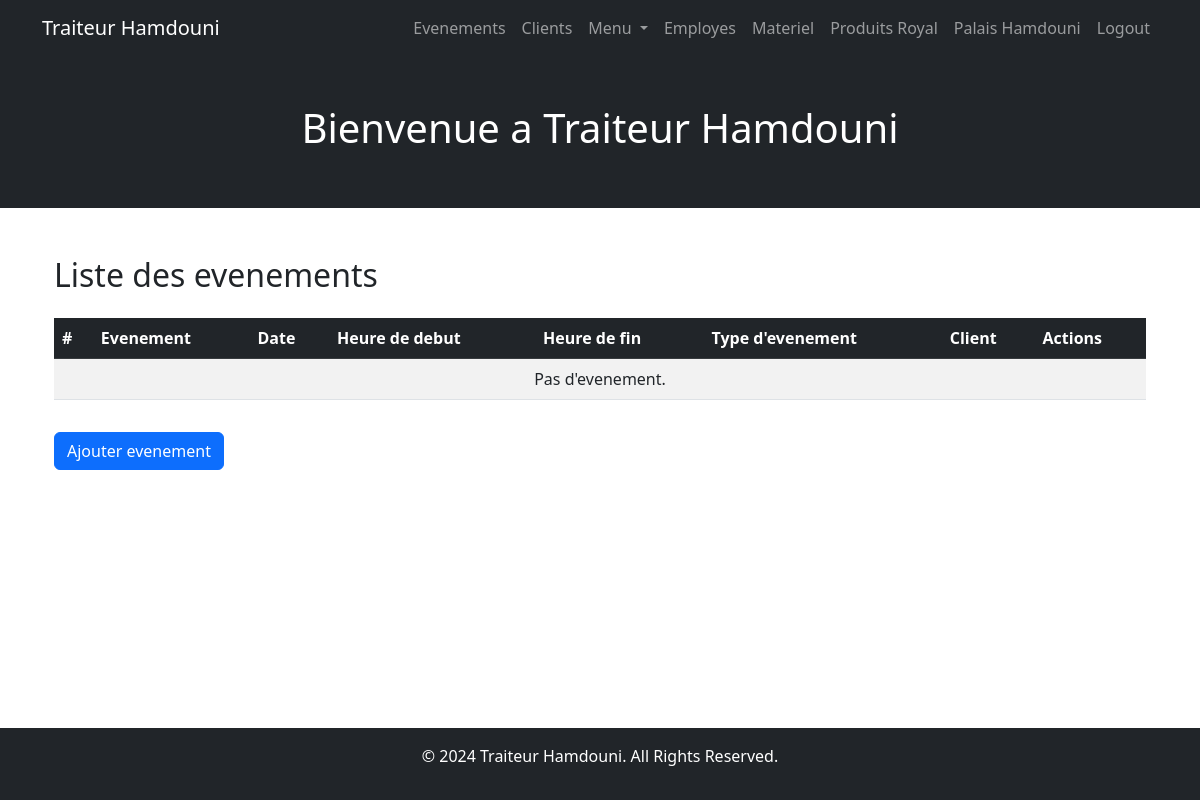
Page /events/ (signed in) on the earlier database version.
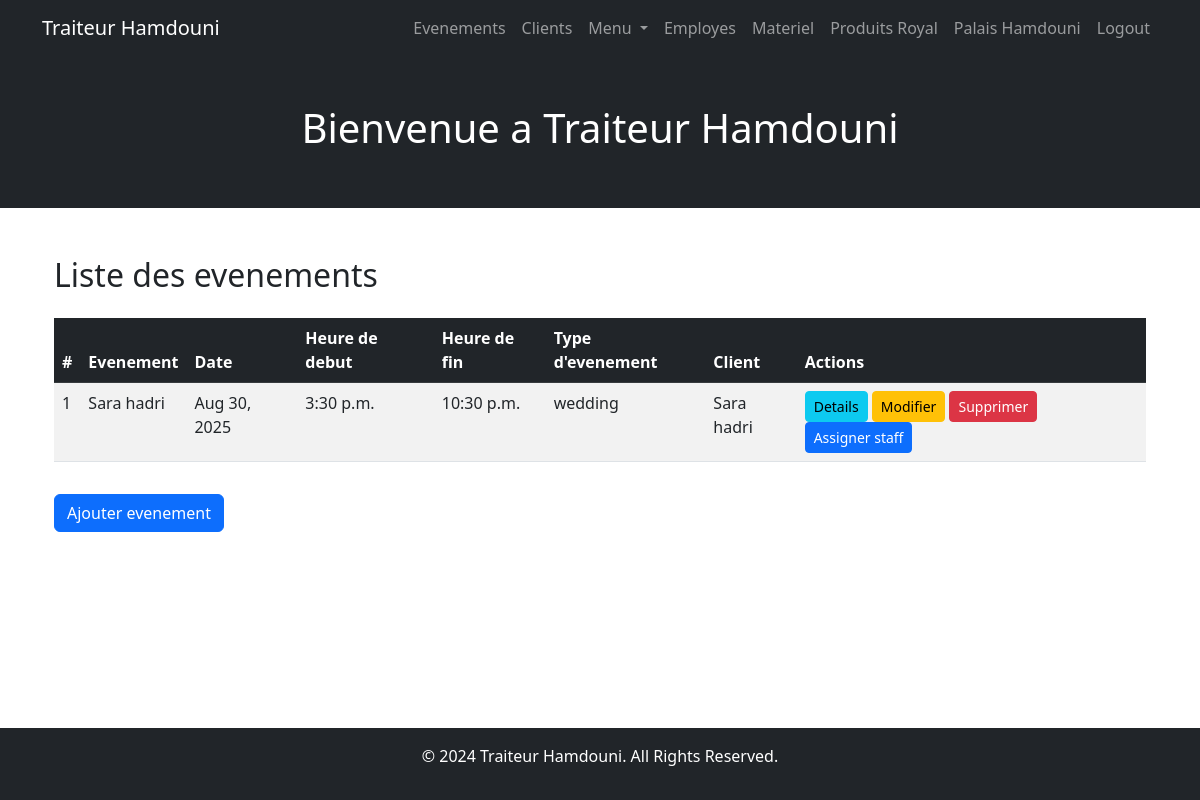
Same page on the later database version.
### events/models.py (models this page shows, shortened)
class Event(models.Model):
    EVENT_TYPES = [
        ('wedding', 'Mariage'),
        ('corporate', 'Événement d\'entreprise'),
        ('birthday', 'Anniversaire'),
        ('private', 'Fête privée'),
        ('engagement', 'Fiançailles'),
        ('baptism', 'Baptême'),
        ('marriage_signature', 'Signature d\'acte de mariage'),
        ('family_reunion', 'Réunion de famille'),
        ('conference', 'Conférence'),
        ('charity_event', 'Événement caritatif'),
        ('graduation', 'Remise de diplômes'),
        ('baby_shower', 'Fête de naissance'),
        ('festival', 'Festival'),
        ('exhibition', 'Exposition'),
        ('concert', 'Concert'),
        ('anniversary', 'Anniversaire de mariage'),
        ('new_year', 'Nouvel An'),
        ('retirement', 'Départ à la retraite'),
    ]
    PAYMENT_STATUS_CHOICES = [
        ('pending', 'En attente'),
        ('partial', 'Avance'),
        ('paid', 'Payé'),
    ]
    EVENT_STATUS_CHOICES = [
        ('scheduled', 'Programmé'),
        ('completed', 'Terminé'),
        ('cancelled', 'Annulé'),
    ]
    name = models.CharField(max_length=255, verbose_name="Event Name")
    date = models.DateField(verbose_name="Event Date")
    start_time = models.TimeField(verbose_name="Start Time")
    end_time = models.TimeField(verbose_name="End Time")
    event_type = models.CharField(max_length=50, choices=EVENT_TYPES, blank=True, verbose_name="Event Type")
    client = models.ForeignKey(Customer, on_delete=models.CASCADE, related_name="events")
    number_of_guests = models.PositiveIntegerField(blank=True, null=True, verbose_name="Number of Guests")
    venue_name = models.CharField(max_length=255, blank=True, verbose_name="Venue Name")
    venue_address = models.TextField(blank=True, verbose_name="Venue Address")
    venue_contact = models.CharField(max_length=20, verbose_name="Venue Contact", blank=True, null=True)
    selected_dishes = models.ManyToManyField(Dish, related_name="events", verbose_name="Selected Dishes")
    selected_products = models.ManyToManyField(
        "products.Product",  # Use string reference to avoid circular import
        through="EventProduct",
        related_name="events",
        verbose_name="Selected Products",
    )
    assigned_staff = models.ManyToManyField(Employee, related_name="assigned_events", blank=True)
    decorations_required = models.BooleanField(default=False, verbose_name="Decorations Required")
    logistics_notes = models.TextField(blank=True, null=True, verbose_name="Logistics Notes")
    price_per_table = models.DecimalField(max_digits=10, decimal_places=2, blank=True, verbose_name="Price per Table", default=0.00)
    number_of_tables = models.PositiveIntegerField(verbose_name="Number of Tables", blank=True, default=0)
    price_of_decoration = models.DecimalField(max_digits=10, decimal_places=2, blank=True, verbose_name="Price of Decoration", default=0.00)
    price_of_extras = models.DecimalField(max_digits=10, decimal_places=2, blank=True, verbose_name="Price of Extras", default=0.00)
    event_cost = models.DecimalField(max_digits=10, decimal_places=2, verbose_name="Event Cost", default=0.00, blank=True)
    amount_paid = models.DecimalField(max_digits=10, decimal_places=2, verbose_name="Amount Paid", default=0.00)
    payment_status = models.CharField(max_length=20, choices=PAYMENT_STATUS_CHOICES, default='pending', verbose_name="Payment Status")
    event_status = models.CharField(max_length=20, choices=EVENT_STATUS_CHOICES, default='scheduled', blank=True, verbose_name="Event Status")
    event_notes = models.TextField(blank=True, null=True, verbose_name="Event Notes")

### client/models.py (models this page shows)
class Customer(models.Model):
    full_name = models.CharField(max_length=255, verbose_name="Full Name")
    phone_number = models.CharField(max_length=15, verbose_name="Phone Number")
    address = models.TextField(verbose_name="Address")
    def __str__(self):
        return self.full_name

### events/views.py (the view)
# urls.py: path('', event_list, name='event_list'),
def event_list(request):
    events = Event.objects.all()
    return render(request, 'events/event_list.html', {'events': events})

### events/templates/events/event_list.html (shortened to what this page needs)
{% extends 'base.html' %}
{% block content %}
<div class="container mt-4">
    <h2 class="mb-4">Liste des evenements</h2>
    <table class="table table-striped">
        <thead class="table-dark">
            <tr>
                <th>#</th>
                <th>Evenement</th>
                <th>Date</th>
                <th>Heure de debut</th>
                <th>Heure de fin</th>
                <th>Type d'evenement</th>
                <th>Client</th>
                <th>Actions</th>
            </tr>
        </thead>
        <tbody>
            {% for event in events %}
            <tr>
                <td>{{ forloop.counter }}</td>
                <td>{{ event.name }}</td>
                <td>{{ event.date|date:"M d, Y" }}</td>
                <td>{{ event.start_time|time:"g:i a" }}</td>
                <td>{{ event.end_time|time:"g:i a" }}</td>
                <td>{{ event.event_type }}</td>
                <td>{{ event.client }}</td>
                <td>
                    <a href="{% url 'events:event_detail' event.id %}" class="btn btn-info btn-sm">Details</a>
                    <a href="{% url 'events:edit_event' event.id %}" class="btn btn-warning btn-sm">Modifier</a>
                    <a href="{% url 'events:delete_event' event.id %}" class="btn btn-danger btn-sm">Supprimer</a>
                    <a href="{% url 'assignments:assign_employee' %}?event_id={{ event.id }}" class="btn btn-primary btn-sm">Assigner staff</a>
                </td>
            </tr>
            {% empty %}
            <tr>
                <td colspan="8" class="text-center">Pas d'evenement.</td>
            </tr>
            {% endfor %}
        </tbody>
    </table>
        <a href="{% url 'events:add_event' %}" class="btn btn-primary mt-3">Ajouter evenement</a>
</div>
{% endblock %}

Differences in the rows shown:
added Event: name "Sara hadri", date "Aug 30, 2025", start_time "3:30 p.m.", end_time "10:30 p.m.", event_type "wedding", client "Sara hadri"
Other differences:
text no longer shown: "Pas d'evenement."
